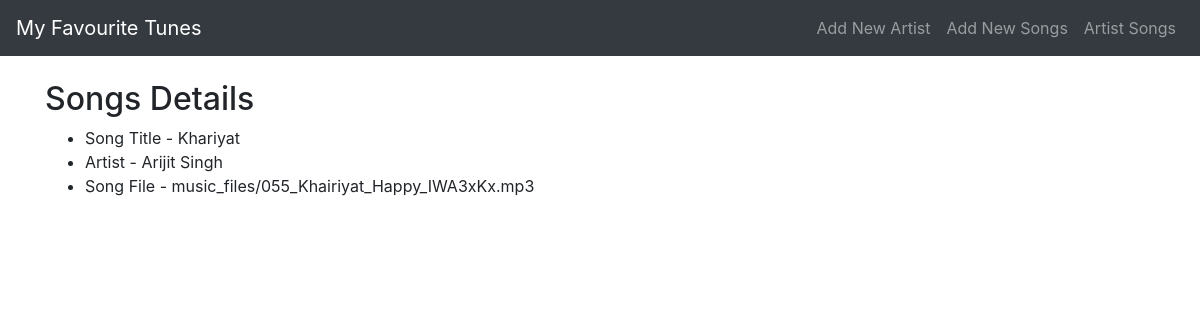
Screenshot of /song_detail/4 with the database file from the repository.
### TuneTracker/models.py (models this page shows, shortened)
class Song(models.Model):
    title = models.CharField(max_length=100)
    artist = models.ForeignKey(Artist, on_delete=models.CASCADE)
    file = models.FileField(upload_to='music_files')

class Artist(models.Model):
    name = models.CharField(max_length=100)
    def __str__(self):
        return self.name

### TuneTracker/views.py (the view)
# urls.py: path('song_detail/<int:pk>', views.song_detail, name='song_detail'),
def song_detail(request, pk):
    song = Song.objects.get(id=pk)
    return render(request, 'TuneTracker/song_detail.html', {'song': song})

### TuneTracker/templates/TuneTracker/song_detail.html
{% extends 'TuneTracker/base.html' %}
{% block content %}
    <h2>Songs Details</h2>
    {% if song %}
        <ul>
                <li>Song Title - {{song.title}}</li>
                <li>Artist - {{song.artist}}</li>
                <li>Song File - {{song.file}}</li>
        </ul>
    {% else %}
        <p>No details files available.</p>
    {% endif %}
{% endblock %}

### rows the page displays
Song: title "Khariyat", artist "Arijit Singh", file "music_files/055_Khairiyat_Happy_IWA3xKx.mp3"
